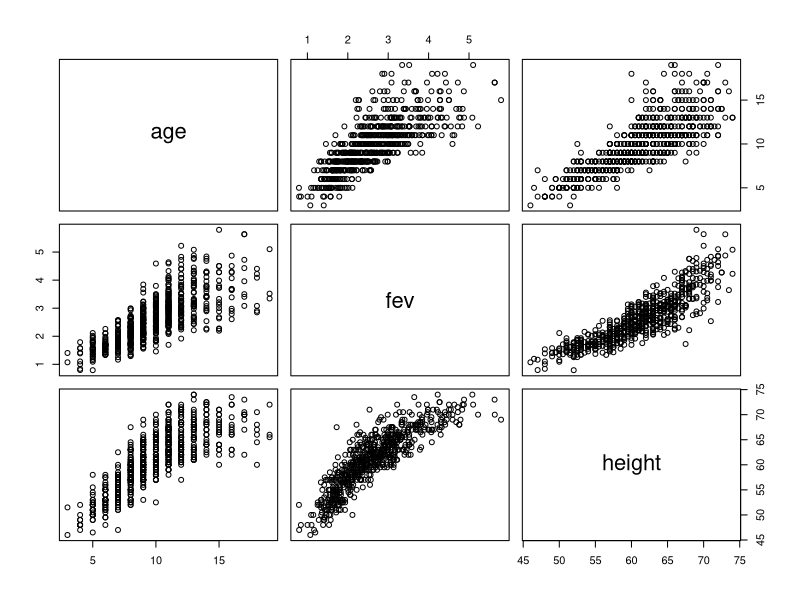
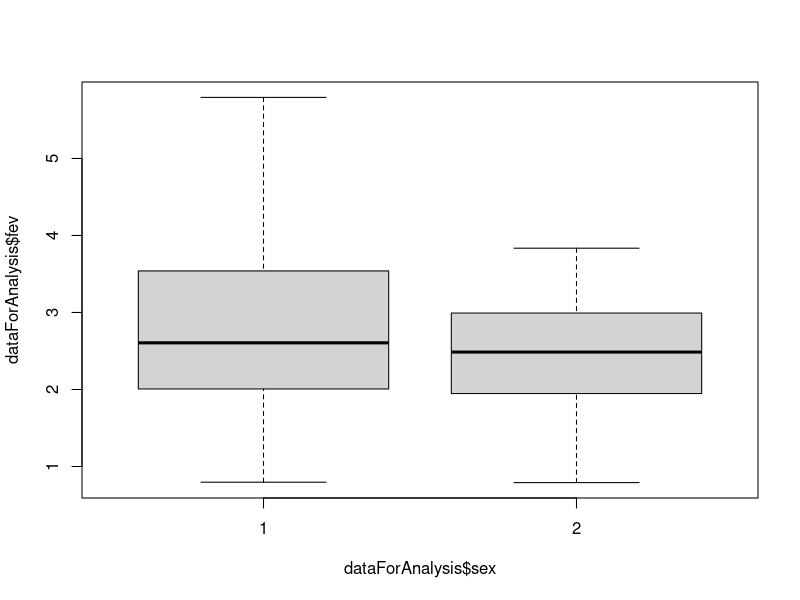
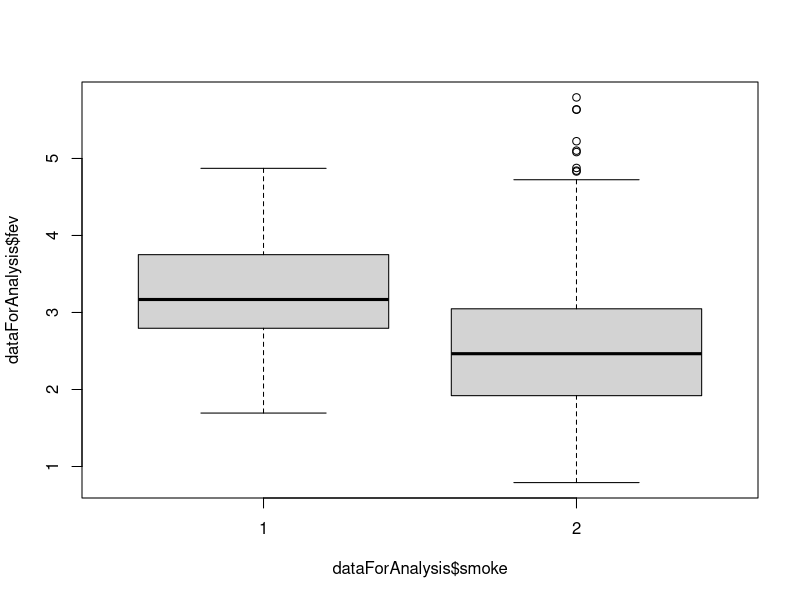
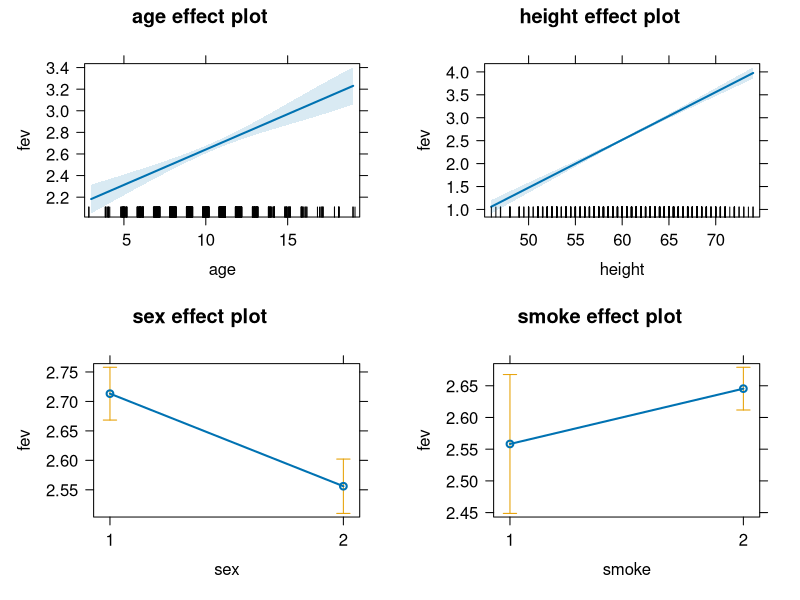
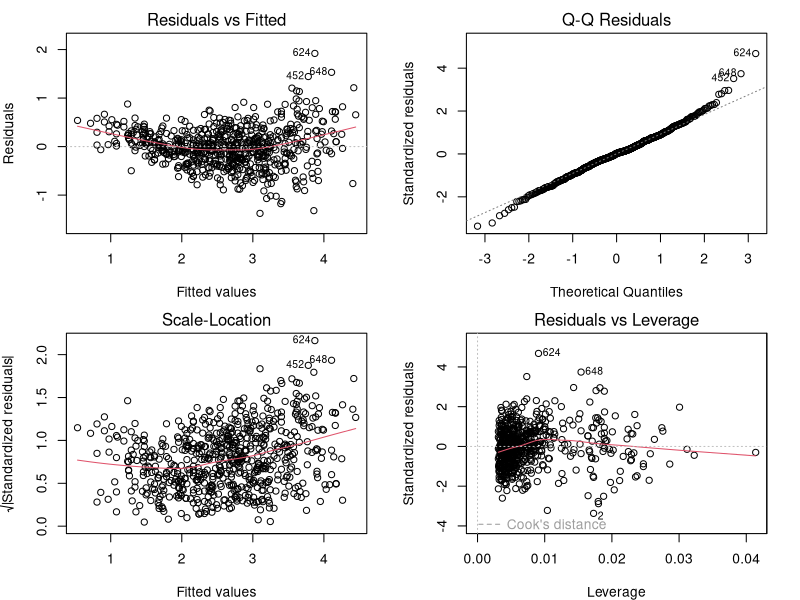
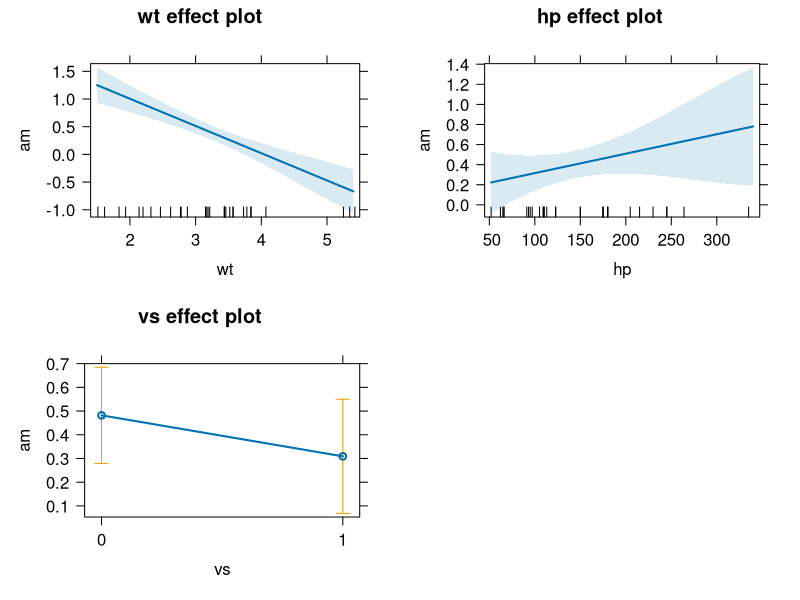
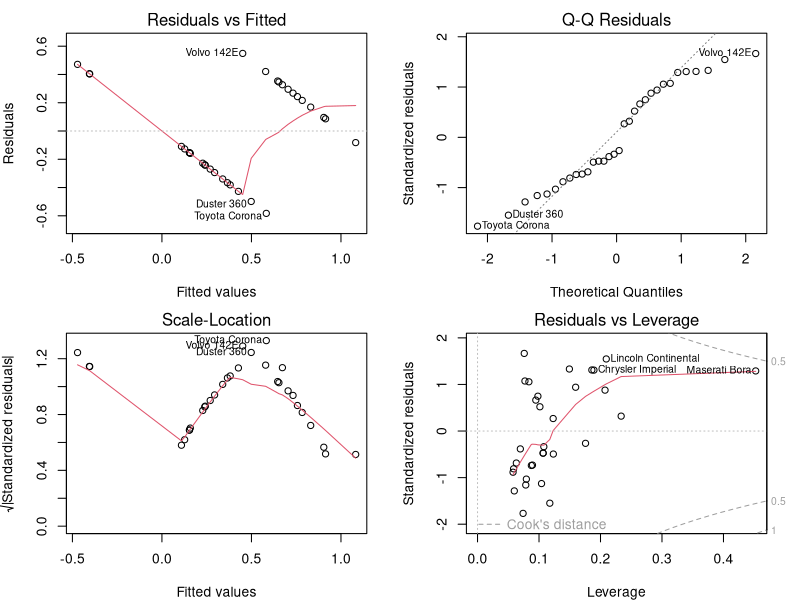

Generate these figures, in order, with R:
## ---- chunk 1

library(effects)

## ---- chunk 2

dataForAnalysis=read.csv("./data/fev.csv",header=TRUE,row.names=1)
dataForAnalysis$sex=factor(dataForAnalysis$sex)
dataForAnalysis$smoke =factor(dataForAnalysis$smoke)

## ---- chunk 3

summary(dataForAnalysis)
pairs(dataForAnalysis[,1:3])

boxplot(dataForAnalysis$fev~dataForAnalysis$sex)
boxplot(dataForAnalysis$fev~dataForAnalysis$smoke)


## ---- chunk 4

modelResult <- lm(fev ~ age+height +sex +smoke   , data = dataForAnalysis)


## ---- chunk 5

summary(modelResult)
confint(modelResult)

plot(allEffects(modelResult))


## ---- chunk 6

op=par(mfrow=c(2,2),mar=c(4,4,2,2))
plot(modelResult)

par(op)

## ---- chunk 7

newData <- data.frame(age = c(9,10),height=c(60,70),sex=factor(c(1,2)),smoke=factor(c(1,2)))
result <-  predict(modelResult,newData)
print(result)


## ---- chunk 8

dataForAnalysis=mtcars
dataForAnalysis$vs=factor(dataForAnalysis$vs)
## ---- chunk 9

modelResult <- lm(am  ~ wt  + hp+vs , data = dataForAnalysis)

summary(modelResult)

#Odds ratio
exp(modelResult$coefficients)

## ---- chunk 10

summary(modelResult)
confint(modelResult)

plot(allEffects(modelResult))


## ---- chunk 11

op=par(mfrow=c(2,2),mar=c(4,4,2,2))
plot(modelResult)

par(op)
